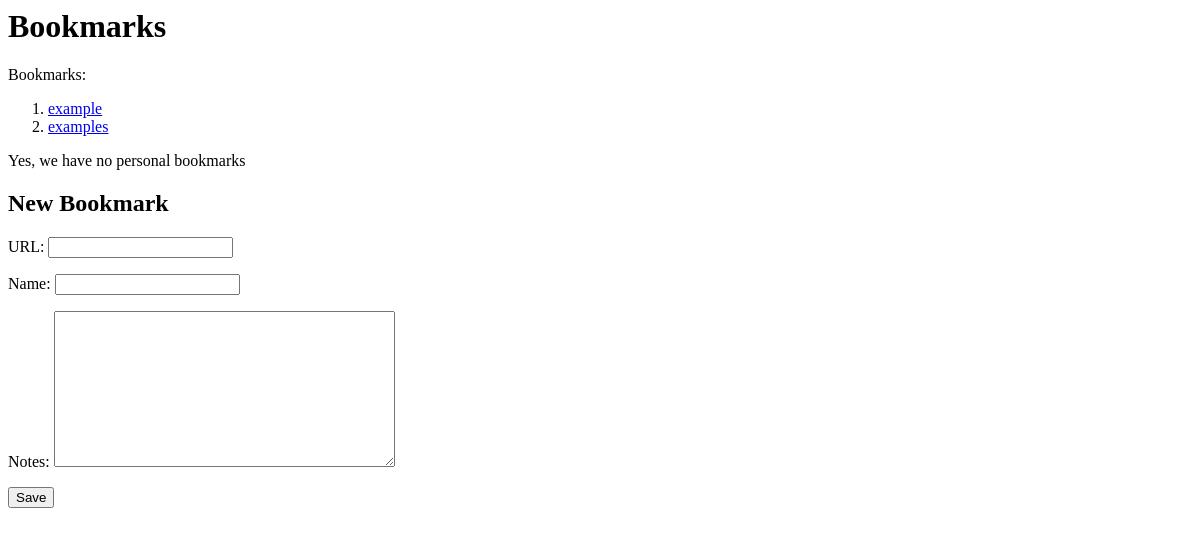
The page /bookmarks/ (signed in) on the database as committed earlier.
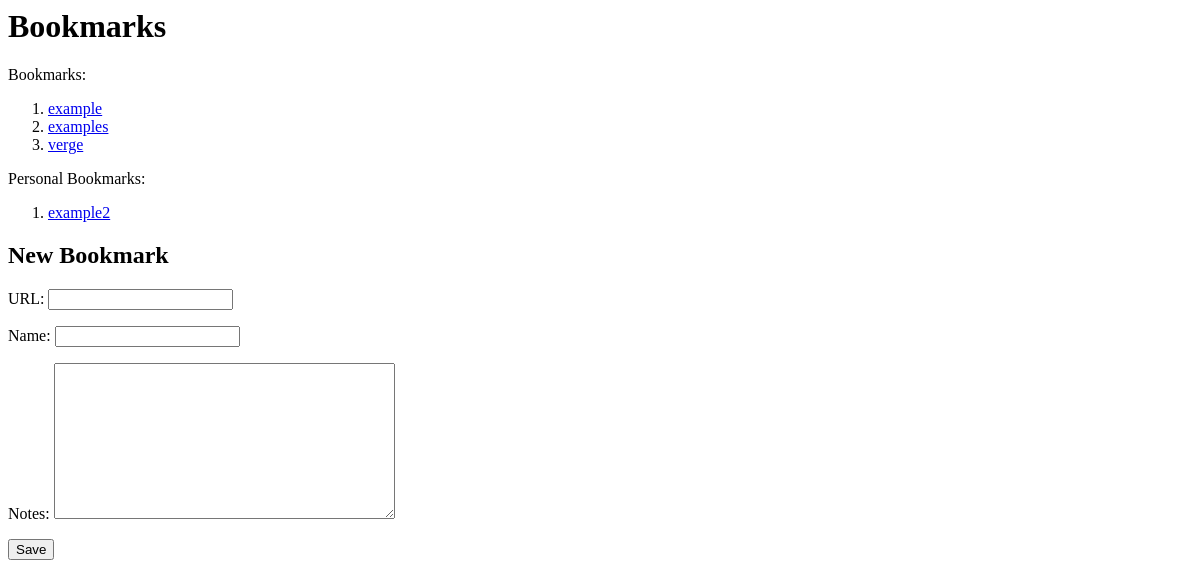
The same page on the database as committed later.
### bookmarks/models.py (models this page shows)
class Bookmark(models.Model):
    id = models.UUIDField(primary_key=True, default=uuid4, editable=False)
    url = models.URLField('URL', unique=True)
    name = models.CharField(max_length=200)
    notes = models.TextField(blank=True)
    created_at = models.DateTimeField(auto_now_add=True)
    last_modified = models.DateTimeField(auto_now=True)

class PersonalBookmark(Bookmark):
    user = models.ForeignKey(User, on_delete=models.CASCADE)

### bookmarks/views.py (the view)
# urls.py: path('', views.index, name='index')
def index(request):
    if request.method == 'POST':
        form = BookmarkForm(request.POST)
        if form.is_valid():
            form.save()
        else:
            pass
    context = {}
    pbid = PersonalBookmark.objects.values_list('id')
    context['bookmarks'] = Bookmark.objects.exclude(id__in=pbid)
    if request.user.is_anonymous:
        context['personal_bookmarks'] = PersonalBookmark.objects.none()
    else:
        context['personal_bookmarks'] = PersonalBookmark.objects.filter(user=request.user)
    context['form'] = BookmarkForm
    return render(request, 'bookmarks/index.html', context)

### bookmarks/templates/bookmarks/index.html (shortened to what this page needs)
<h1>Bookmarks</h1>
{% if bookmarks %}
Bookmarks:
<ol>
    {% for bookmark in bookmarks %}
    <li><a href="{{ bookmark.url }}">{{ bookmark.name }}</a></li>
    {% endfor %}
</ol>
{% else %}
Yes, we have no bookmarks
{% endif %}
{% if personal_bookmarks %}
Personal Bookmarks:
<ol>
    {% for bookmark in personal_bookmarks %}
    <li><a href="{{ bookmark.url }}">{{ bookmark.name }}</a></li>
    {% endfor %}
</ol>
{% else %}
Yes, we have no personal bookmarks
{% endif %}
<h2>New Bookmark</h2>
<form method="POST" class="bookmark-form">
    {{ form.as_p }}
    <button type="submit" class="save btn btn-default">Save</button>
</form>

Rows that differ between the two databases and show on the page:
added Bookmark: name "verge"
added PersonalBookmark: name "example2"
Other text that changed with them:
text no longer shown: "Yes, we have no personal bookmarks"
text now shown: "Personal Bookmarks:"
